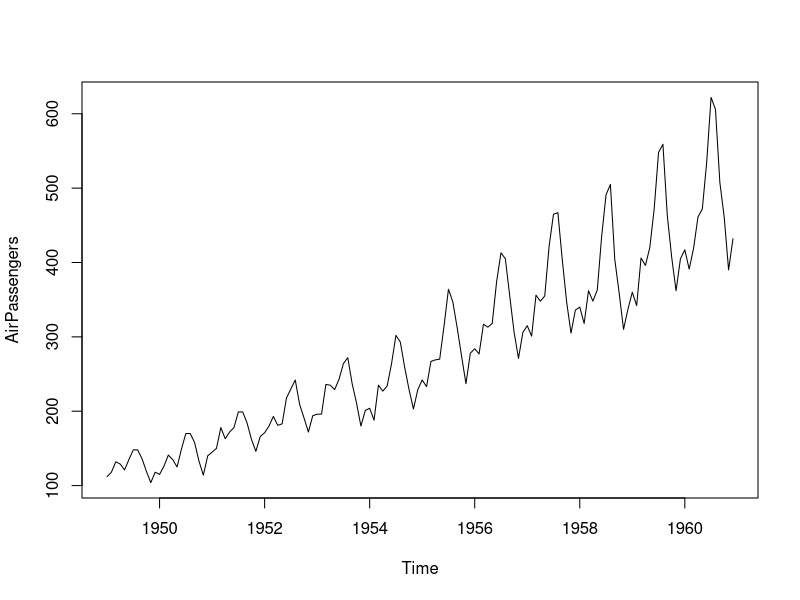
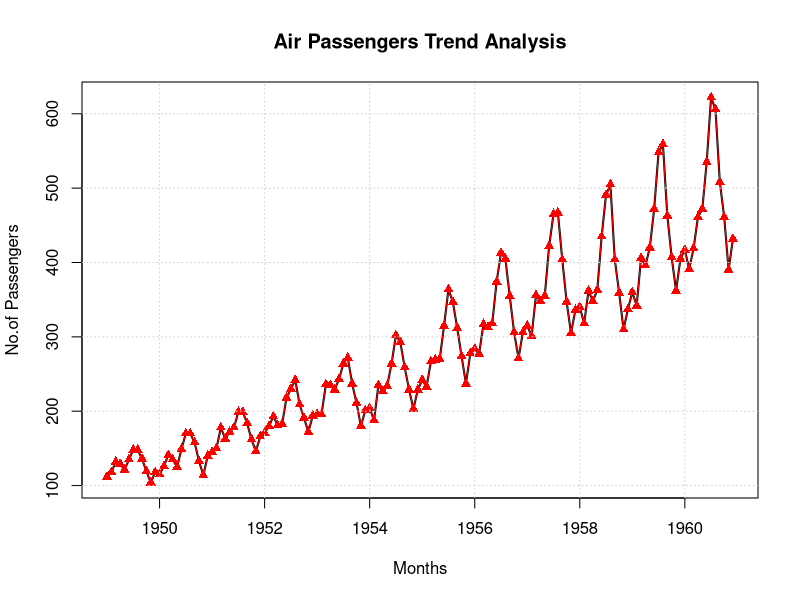
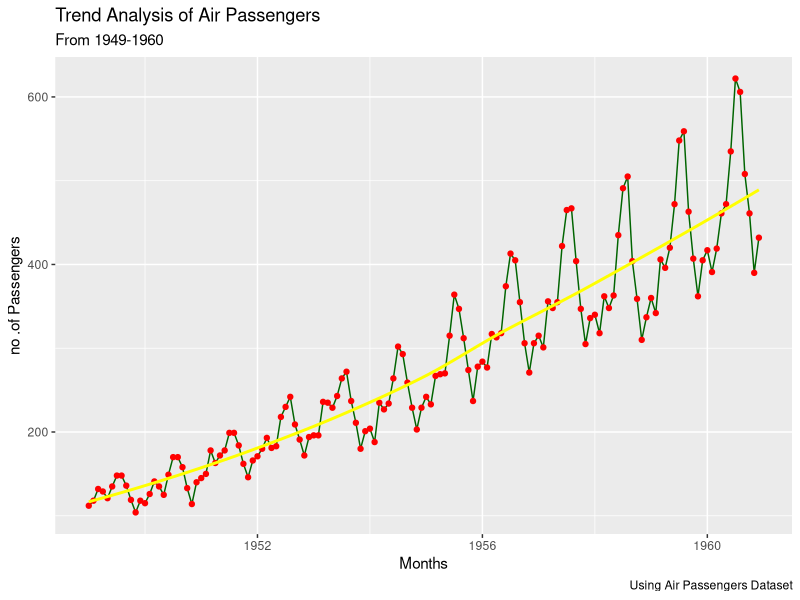

Write R code to recreate these figures, in order.
# Load the dataset
AirPassengers

# Verify the dataset
class(AirPassengers)
View(AirPassengers)

# Convert the dataset to dataframe
ap_df <- data.frame(
  year =time(AirPassengers),
  passengers = as.numeric(AirPassengers)
)

ap_df_months <- data.frame(
  year=floor(time(AirPassengers)),
  month=cycle(time(AirPassengers)),
  passengers=as.numeric(AirPassengers)
)

ap_df_months

#Basic plot
plot(AirPassengers)


plot(AirPassengers,
     type='l',
     lwd=2,
     main="Air Passengers Trend Analysis",
     xlab="Months",
     ylab="No.of Passengers",
     col="black")
points(AirPassengers,
       type='o',
       pch=17,
       col='red')
grid()

library(ggplot2)
#Plot with Title Axis labels and color
ggplot(ap_df,
       aes(x=year,y=passengers))+
  geom_line(color='darkgreen',linewidth=0.5)+
  labs(
    title="Trend Analysis of Air Passengers",
    caption="Using Air Passengers Dataset",
    subtitle="From 1949-1960",
    x="Months",
    y="no .of Passengers"
  )+
  geom_point(color='red')+
  
  
  
  
geom_smooth(color='yellow',se=FALSE)
theme_minimal()